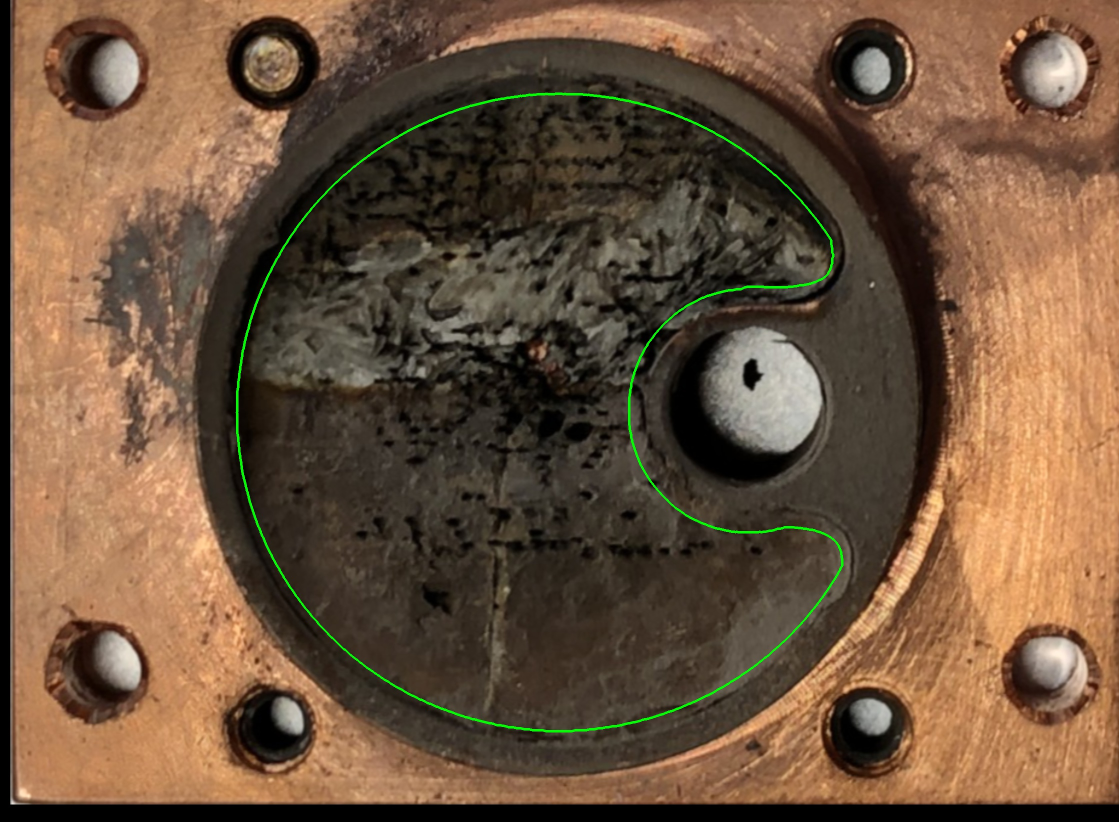
#> input picture beam source/steerable mirror/target_outline.jpg, 2238 x 1644 px (shown at 1/2 size)
$ jupyter execute Untitled.ipynb
#> lines starting #> are read from the running program, lines starting #| are printed output that depends on the picture
[cell 1]
import matplotlib.pyplot as plt
import numpy as np
import cv2

[cell 2]
x = np.linspace(0,1,5)

[cell 3]
fig, ax = plt.subplots(figsize = (8,5))
ax.plot(x,x, 'oC0', fillstyle = 'none', ms = 12/3)
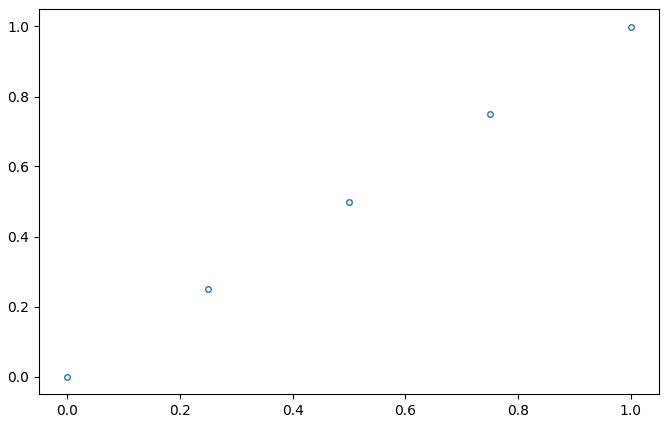
#> figure drawn by matplotlib, 1 panel

[cell 4]
target = cv2.cvtColor(cv2.imread('target_outline.jpg', 1), cv2.COLOR_BGR2RGB)

[cell 5]
fig, ax = plt.subplots(figsize = (8,5))
ax.imshow(target)

[cell 6]
pixel = [(681.3000000000001, 1157.75), (1158.95, 1149.5500000000002), (1210.2, 594.0)]
mirror = [(5000.0, 5000.0),(0, 5000),(0, -4000)]

[cell 7]
transformation = cv2.getAffineTransform(np.asarray(pixel, dtype = 'float32'),
                                        np.asarray(mirror, dtype = 'float32'))
transformation_to_pixels = cv2.getAffineTransform(np.asarray(mirror, dtype = 'float32'),
                                        np.asarray(pixel, dtype = 'float32'))

[cell 8]
fig, ax = plt.subplots(figsize = (8,5))
ax.imshow(target)

[cell 9]
def transform_image_to_mirror(image):
    transform = lambda c: np.dot(transformation, c+[1])
    s = list(image.shape[:2])
#> s = [1644, 2238]
    mirror_coords_corners = []
    mirror_coords_corners.append(transform([0,0]))
    mirror_coords_corners.append(transform([0,s[0]]))
    mirror_coords_corners.append(transform([s[1],0]))
    mirror_coords_corners.append(transform(list(s)[::-1]))
    offset = -np.min(mirror_coords_corners, axis = 0)
#> offset = [11791.6, 13975.3]

    y,x = np.arange(image.shape[0]), np.arange(image.shape[1])
#> y = 1644 values from 0 to 1643; x = 2238 values from 0 to 2237
    X,Y = np.meshgrid(x,y)
    Z = np.ones(list(X.shape)+[3])
    Z[:,:,0] = X
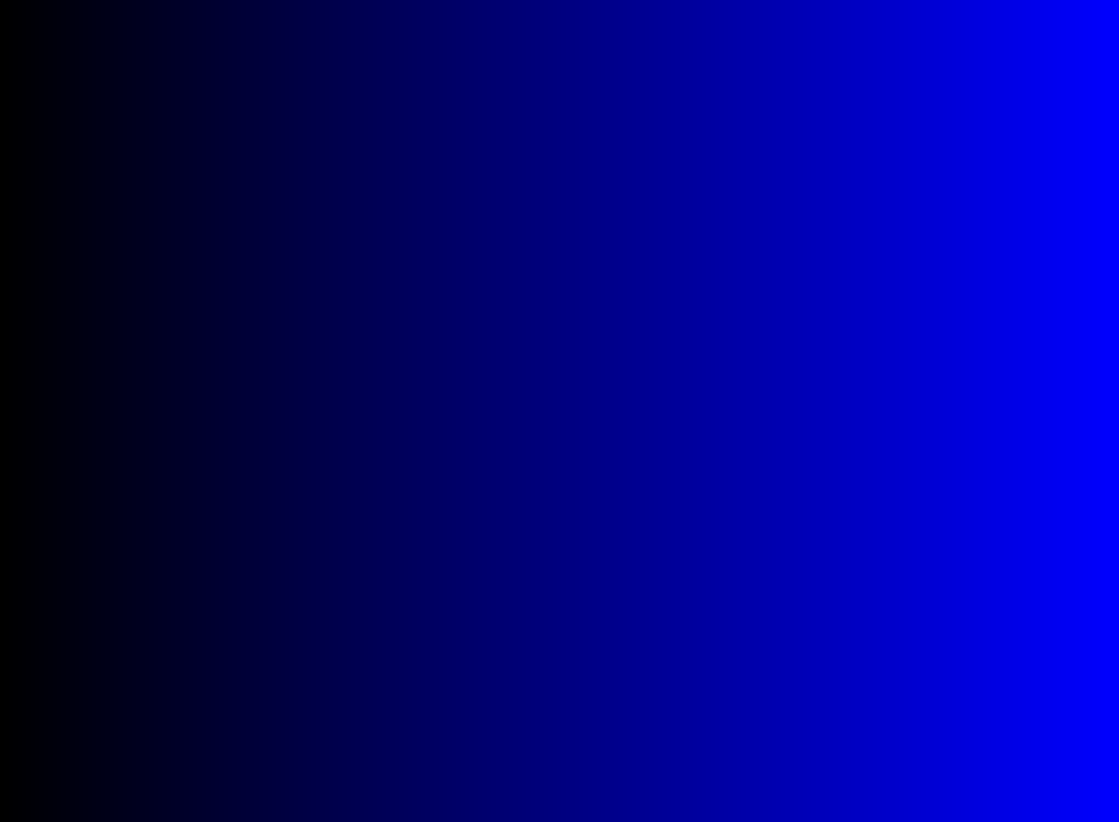
#> Z: shape (1644, 2238, 3) float64 (shown at 1/2 size); mean of channels 0, 1, 2 1118.5, 1, 1; drawn with min black and max white
    Z[:,:,1] = Y
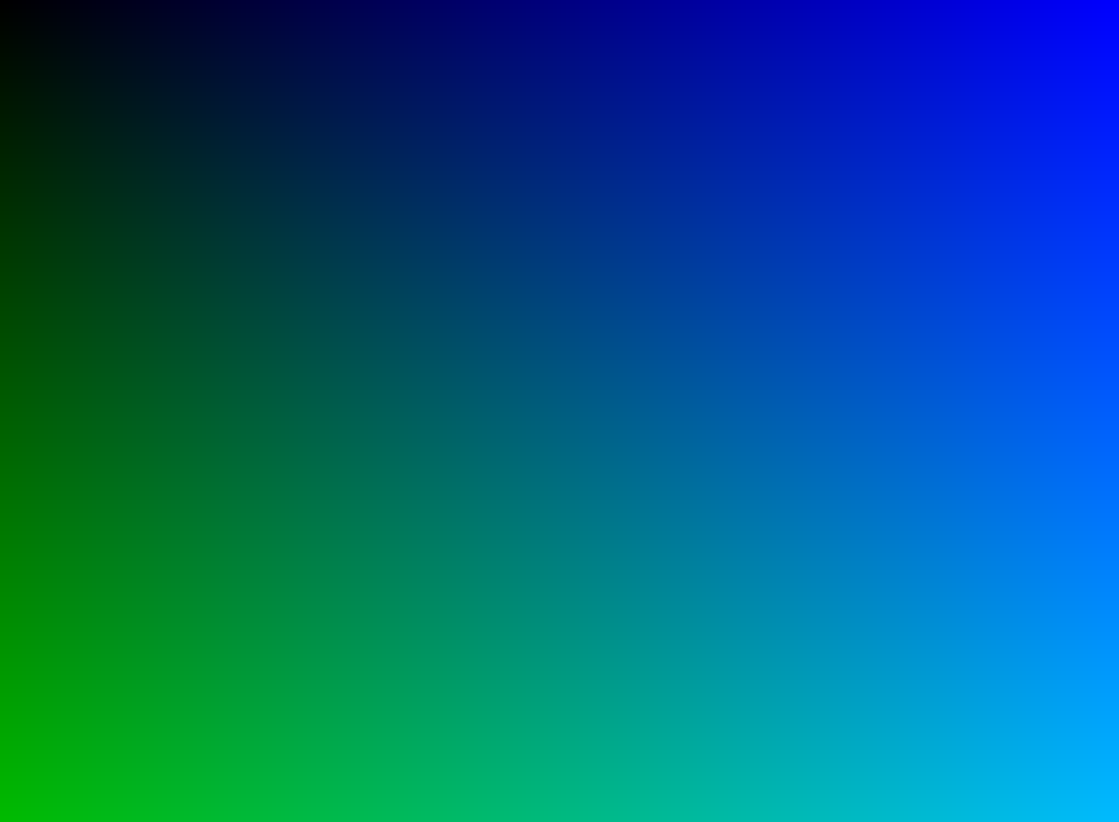
#> Z: shape (1644, 2238, 3) float64 (shown at 1/2 size); mean of channels 0, 1, 2 1118.5, 821.5, 1; drawn with min black and max white
    mirror_coords_image = np.einsum('ij,klj->kli', transformation, Z)
    mirror_coords_image[:,:,0] -= mirror_coords_image[:,:,0].min()
    mirror_coords_image[:,:,1] -= mirror_coords_image[:,:,1].min()

    return mirror_coords_corners, mirror_coords_image

[cell 10]
corners, mirror_coords_image = transform_image_to_mirror(target)
#> corners = [[13262.9, -13975.3], [11672.8, 12700], [-10201.5, -13351.9], [-11791.6, 13323.4]]

[cell 11]
plt.plot(mirror_coords_image[:,:,0].flatten(), mirror_coords_image[:,:,1].flatten(), '-')
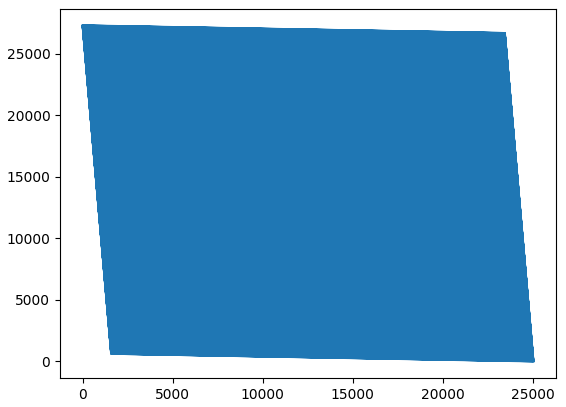
#> figure drawn by matplotlib, 1 panel

[cell 12]
offset = -np.min(corners, axis = 0)
#> offset = [11791.6, 13975.3]
mirror_offset = np.asarray(mirror, dtype = 'float32')
mirror_offset[:,0] += offset[0]
mirror_offset[:,1] += offset[1]
transformation_offset = cv2.getAffineTransform(np.asarray(pixel, dtype = 'float32'),mirror_offset)

[cell 13]
dim = np.ptp(corners, axis = 0).astype(int)
#> dim = [25054, 27298]
im = cv2.warpAffine(target, transformation_offset, tuple(dim))
resized = cv2.resize(im,target.shape[:2][::-1])
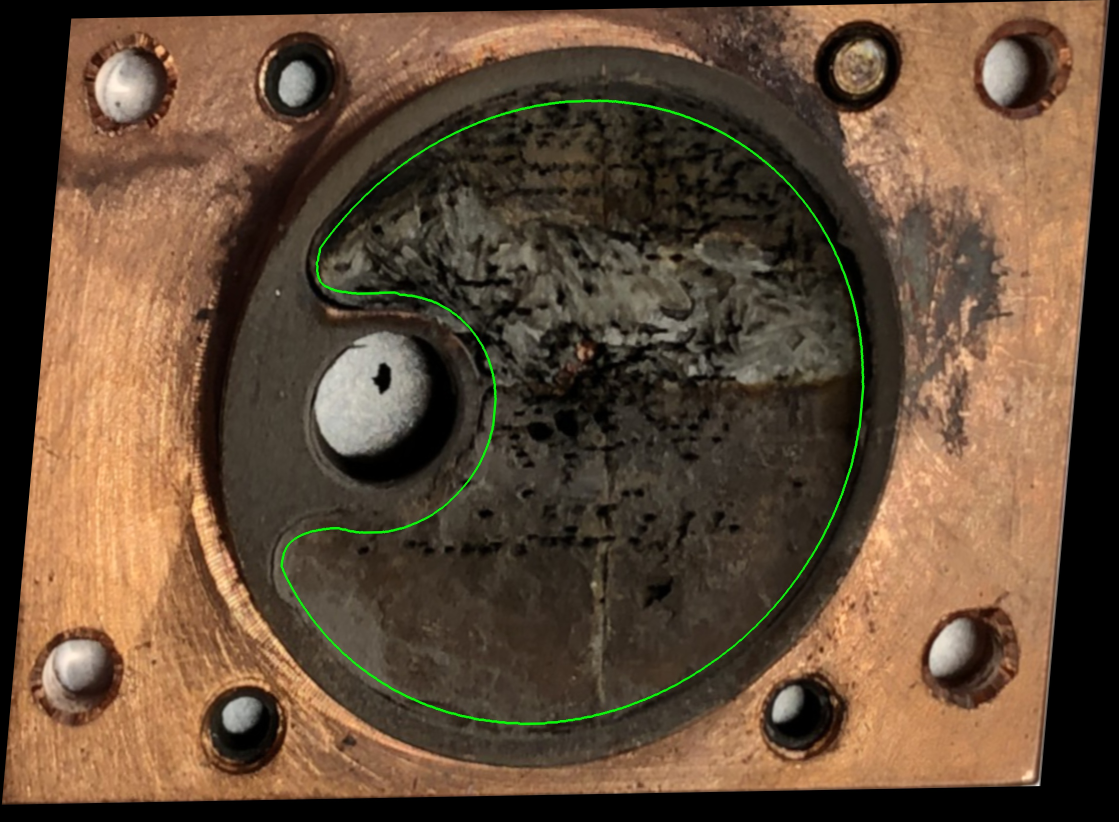
#> resized: shape (1644, 2238, 3) (shown at 1/2 size); mean R, G, B 98.4, 76, 55.9

[cell 14]
extent = [0-offset[0], dim[0]-offset[0], dim[1]-offset[1], 0-offset[1]]
#> extent = [-11791.6, 13262.4, 13322.7, -13975.3]
fig, ax = plt.subplots(figsize = (12,8))
ax.imshow(resized, extent = extent, aspect = target.shape[0]/target.shape[1])

ax.set_xlabel('steps [x]')
ax.set_ylabel('steps [y]')

ax.invert_xaxis()
ax.grid(True)

[cell 15]
fig, ax = plt.subplots(figsize = (12,8))
ax.imshow(target)

[cell 16]
offset
#> Out = [11791.6, 13975.3]

[cell 17]
transformation@(list(target.shape[:2][::-1])+[1])
#> Out = [-11791.6, 13323.4]
